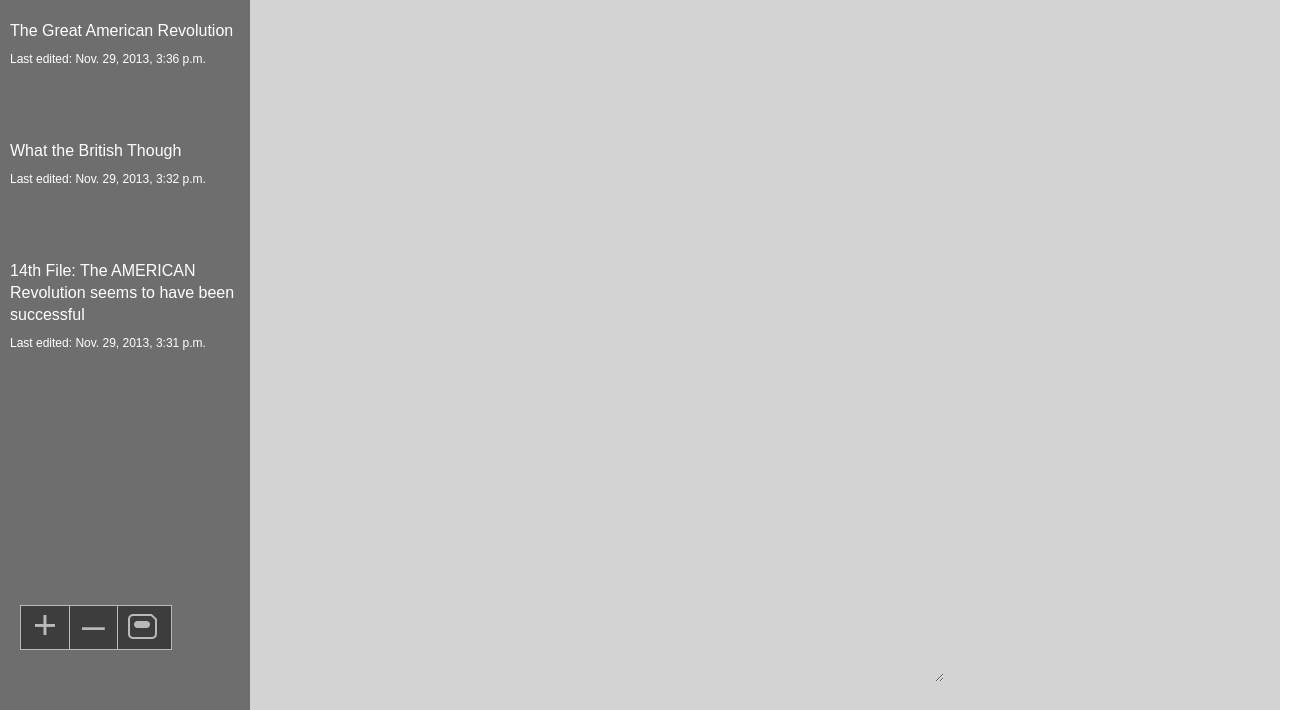
The page /update/ on the database its author committed.
### notes/models.py (models this page shows, shortened)
class Note(models.Model):
	title = models.CharField(max_length=100)
	content = models.TextField()
	first_published_date = models.DateTimeField(auto_now=True)
	last_update_date = models.DateTimeField(auto_now=True)

### notes/views.py (the view)
# urls.py: url(r'^update/$', views.update, name='update'),
def update(request):
	"""Updates a specific note in the Database"""
	template = 'notes/update.html'
	list_of_notes = Note.objects.all().order_by('-last_update_date')
	if request.method == 'POST':
		form = NotesForm(request.POST)
		if form.is_valid():
			print "WE HIT THE FORM!"
			title = form.cleaned_data['title']
			content = form.cleaned_data['content']
			noteid = form.cleaned_data['noteid']
			note = Note.objects.get(pk=noteid)
			note.title = title
			note.content = content
			note.save()
			return HttpResponseRedirect('/')
	else:
		form = NotesForm()
		context = {'list_of_notes': list_of_notes, 'form':form}
		return render(request, template, context)

### notes/views.py
class NotesForm(forms.Form):
    title = forms.CharField(max_length=150)
    content = forms.CharField(widget=forms.Textarea(attrs={'rows':30, 'cols':65}))
    noteid = forms.CharField()

### notes/templates/notes/update.html (shortened to what this page needs)
<!DOCTYPE html>
 <html class="no-js">
    <head>
        {% load staticfiles %}
        <link rel="stylesheet" type="text/css" href="{% static 'notes/style.css' %}" />
    </head>
    <body>
        <div class="main_container">
            {% if not deleted %}
                <form action="/" method="post">{% csrf_token %}
            {% else %}
                <form method="post" action="javascript:;">
            {% endif %}
            <section class="notes_list">
                {% block empty %}
                    {% if list_of_notes %}
                        {% for note in list_of_notes %}
                            <a href="{% url 'notes:read' note_id=note.id %}">
                                <div class="note_selector {% if note.id == target.id %} selected {% endif %}">
                                <h2>{{ note.title }}</h2>
                                <p>Last edited: {{ note.last_update_date }}</p>
                                </div>
                            </a>
                        {% endfor %}
                    {% endif %}
                <div class="nav_buttons">
                    <a href="{% url 'notes:create' %}">+</a>
                    <a href="{% if not deleted %}{% else %}javascript:;{% endif %}">–</a>
                    <input type="submit" value='' style="background:url({% static 'notes/savedisk.png' %}) no-repeat;">
                </div>
            </section>
            <section class="note_text">
                {% if list_of_notes %}
                    {% if newspace %}
                        <a href="javascript:;">
                            <div class="note_selector selected">
                                <h2>New note</h2>
                                <p>To be published now</p>
                            </div>
                        </a>
                    {% else %}
                        {% if deleted %}
                            <h1>Note: {{ tempid }} was deleted</h1>
                            <p>Please enter a note</p>
                        {% else %}
                            <div class="note_title">
                                {{ form.title }}
                            </div>
                            <div class="note_content">
                                {{ form.content }}
                            </div>
                           </form>
                        {% endif %}
                    {% endif %}
                {% else %}
                    <h1>Please enter a title</h1>
                    <p>Please enter a note</p>
                {% endif %}
                {% endblock empty %}
        </div>
    </body>
</html>

### notes/static/notes/style.css (style rules this page uses)
html, body { padding:0; margin:0; }
.main_container { width:1280px; min-height:800px; height:100%; background:#d3d3d3; }
.notes_list { width:250px; min-height:800px; height:100%; background:#6e6e6e; float:left; position:relative; }
.note_text { float:left; margin-left:25px; width:865px; min-height:800px; }
.note_selector { width:230px; height:100px; padding:20px 10px 0 10px; }
.note_selector h2 { margin:0 0 10px 0; color:#ffffff; }
.note_selector p { font-size:12px; color:#ffffff; }
.nav_buttons { position:absolute; bottom:150px; left:20px; background:#3d3d3d; border:solid 1px #b9b9b9; width:150px; }
.nav_buttons input { width:47px; height:43px; border-right:solid 1px #b9b9b9; font-size:41px; color:#b9b9b9; display:block; float:left; border:none; border-right:solid 1px #b9b9b9; margin:0; padding:0; cursor:pointer; background:#3d3d3d; box-sizing:none !important; }
.nav_buttons a { text-align: center; border-right:solid 1px #b9b9b9; font-size:41px; color:#b9b9b9; display:block; float:left; padding:5px 12px 10px 12px !important; line-height:28px; }
.nav_buttons input { border-right:none; position: relative; left: 10px; top: 8px; }
.note_text h1, .note_text input { width:800px; font-size:22px; margin:20px 0 30px 0; color:#292929; font-weight:400; display:block; background:#d3d3d3; border:none; }
.note_text p, .note_text textarea { font-size:16px; margin-bottom:15px; font-weight:300; line-height:20px; display:block; background:#d3d3d3; border:none; }
h1, h2, h3, h4, h5, h6, p, a { font-family:helvetica; }
h2 { font-size:16px; line-height:22px; font-weight:300; padding:0; }
p { margin:0; padding:0; }
a { text-decoration:none; border:none; cursor:pointer; }

### rows shown on the page
Note: title "The Great American Revolution", last_update_date "Nov. 29, 2013, 3:36 p.m."
Note: title "What the British Though", last_update_date "Nov. 29, 2013, 3:32 p.m."
Note: title "14th File: The AMERICAN Revolution seems to have been successful", last_update_date "Nov. 29, 2013, 3:31 p.m."
